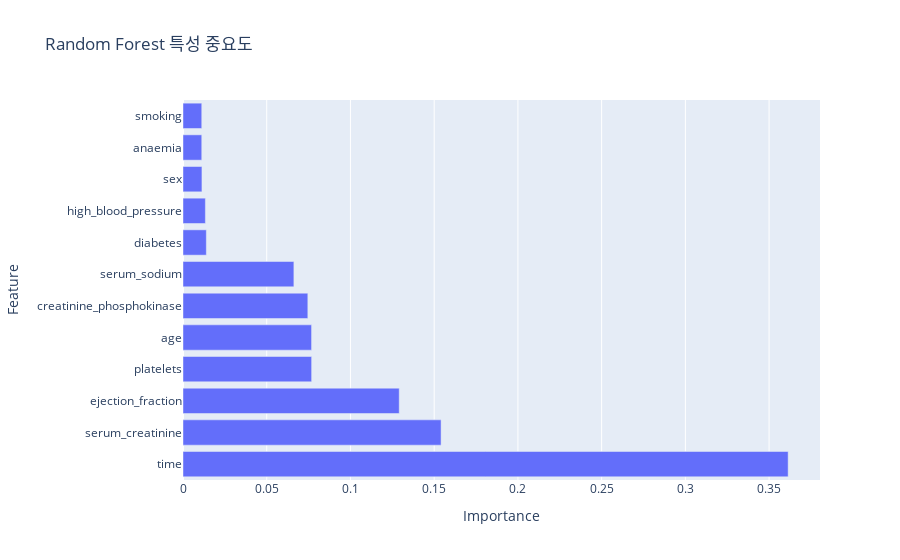

Notebook source saved alongside this figure:
### Markdown cell above
#### 💡 특성 중요도 시각화

### Code cell
# 파이프라인에서 모델만 추출
rf_model = rf_pipeline.named_steps['rf_clf']
feature_importances = pd.Series(rf_model.feature_importances_, index=X_train.columns).sort_values(ascending=False)

# 시각화
fig = px.bar(x=feature_importances.values,
             y=feature_importances.index,
             orientation='h',
             title='Random Forest 특성 중요도',
             labels={'x': 'Importance', 'y': 'Feature'})
fig.show()

### Figure 1 — Plotly figure (JSON) as saved in the notebook; plotly's stock layout.template omitted (floating-point values rounded to 4 significant figures)
{"data": [{"hovertemplate": "Importance=%{x}<br>Feature=%{y}<extra></extra>", "legendgroup": "", "marker": {"color": "#636efa", "pattern": {"shape": ""}}, "name": "", "orientation": "h", "showlegend": false, "textposition": "auto", "type": "bar", "x": [0.3614, 0.1541, 0.1291, 0.07682, 0.07678, 0.07455, 0.06621, 0.01393, 0.01337, 0.01131, 0.0112, 0.0112], "xaxis": "x", "y": ["time", "serum_creatinine", "ejection_fraction", "platelets", "age", "creatinine_phosphokinase", "serum_sodium", "diabetes", "high_blood_pressure", "sex", "anaemia", "smoking"], "yaxis": "y"}], "layout": {"barmode": "relative", "legend": {"tracegroupgap": 0}, "title": {"text": "Random Forest 특성 중요도"}, "xaxis": {"anchor": "y", "domain": [0, 1], "title": {"text": "Importance"}}, "yaxis": {"anchor": "x", "domain": [0, 1], "title": {"text": "Feature"}}}}
